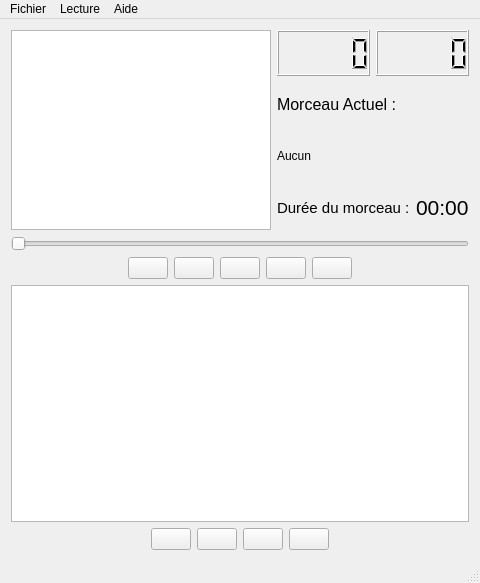
<?xml version="1.0" encoding="UTF-8"?>
<ui version="4.0">
 <class>Window</class>
 <widget class="QMainWindow" name="Window">
  <property name="geometry">
   <rect>
    <x>0</x>
    <y>0</y>
    <width>479</width>
    <height>583</height>
   </rect>
  </property>
  <property name="windowTitle">
   <string>Audio</string>
  </property>
  <property name="windowIcon">
   <iconset resource="Ressources.qrc">
    <normaloff>:/icons/icons/icon.ico</normaloff>:/icons/icons/icon.ico</iconset>
  </property>
  <widget class="QWidget" name="centralWidget">
   <layout class="QVBoxLayout" name="verticalLayout_2">
    <item>
     <layout class="QHBoxLayout" name="horizontalLayout_5">
      <item>
       <widget class="QGraphicsView" name="visualizer">
        <property name="minimumSize">
         <size>
          <width>260</width>
          <height>200</height>
         </size>
        </property>
        <property name="maximumSize">
         <size>
          <width>260</width>
          <height>200</height>
         </size>
        </property>
       </widget>
      </item>
      <item>
       <layout class="QVBoxLayout" name="verticalLayout">
        <item>
         <layout class="QHBoxLayout" name="horizontalLayout_3">
          <item>
           <widget class="QLCDNumber" name="lcd_min"/>
          </item>
          <item>
           <widget class="QLCDNumber" name="lcd_Sec"/>
          </item>
         </layout>
        </item>
        <item>
         <widget class="QLabel" name="txtTitleInfo">
          <property name="font">
           <font>
            <pointsize>12</pointsize>
           </font>
          </property>
          <property name="text">
           <string>Morceau Actuel :</string>
          </property>
         </widget>
        </item>
        <item>
         <widget class="QLabel" name="txt_Title">
          <property name="text">
           <string>Aucun</string>
          </property>
         </widget>
        </item>
        <item>
         <layout class="QHBoxLayout" name="horizontalLayout_4">
          <item>
           <widget class="QLabel" name="txt_DurationInfo">
            <property name="font">
             <font>
              <pointsize>11</pointsize>
             </font>
            </property>
            <property name="text">
             <string>Durée du morceau :</string>
            </property>
           </widget>
          </item>
          <item>
           <widget class="QLabel" name="txt_Time">
            <property name="font">
             <font>
              <pointsize>16</pointsize>
             </font>
            </property>
            <property name="text">
             <string>00:00</string>
            </property>
           </widget>
          </item>
         </layout>
        </item>
       </layout>
      </item>
     </layout>
    </item>
    <item>
     <widget class="QSlider" name="timeline">
      <property name="pageStep">
       <number>1</number>
      </property>
      <property name="orientation">
       <enum>Qt::Horizontal</enum>
      </property>
      <property name="tickPosition">
       <enum>QSlider::NoTicks</enum>
      </property>
     </widget>
    </item>
    <item>
     <layout class="QHBoxLayout" name="horizontalLayout_2">
      <item>
       <spacer name="horizontalSpacer_3">
        <property name="orientation">
         <enum>Qt::Horizontal</enum>
        </property>
        <property name="sizeHint" stdset="0">
         <size>
          <width>40</width>
          <height>20</height>
         </size>
        </property>
       </spacer>
      </item>
      <item>
       <widget class="QPushButton" name="btn_Stop">
        <property name="toolTip">
         <string>Arrêter la lecture</string>
        </property>
        <property name="text">
         <string/>
        </property>
        <property name="icon">
         <iconset resource="Ressources.qrc">
          <normaloff>:/icons/icons/stop.png</normaloff>:/icons/icons/stop.png</iconset>
        </property>
        <property name="iconSize">
         <size>
          <width>32</width>
          <height>32</height>
         </size>
        </property>
        <property name="flat">
         <bool>false</bool>
        </property>
       </widget>
      </item>
      <item>
       <widget class="QPushButton" name="btn_Previous">
        <property name="toolTip">
         <string>Fichier précédent</string>
        </property>
        <property name="text">
         <string/>
        </property>
        <property name="icon">
         <iconset resource="Ressources.qrc">
          <normaloff>:/icons/icons/previous.png</normaloff>:/icons/icons/previous.png</iconset>
        </property>
        <property name="iconSize">
         <size>
          <width>32</width>
          <height>32</height>
         </size>
        </property>
        <property name="flat">
         <bool>false</bool>
        </property>
       </widget>
      </item>
      <item>
       <widget class="QPushButton" name="btn_PlayPause">
        <property name="enabled">
         <bool>true</bool>
        </property>
        <property name="toolTip">
         <string>Jouer</string>
        </property>
        <property name="text">
         <string/>
        </property>
        <property name="icon">
         <iconset resource="Ressources.qrc">
          <normaloff>:/icons/icons/play.png</normaloff>:/icons/icons/play.png</iconset>
        </property>
        <property name="iconSize">
         <size>
          <width>32</width>
          <height>32</height>
         </size>
        </property>
        <property name="flat">
         <bool>false</bool>
        </property>
       </widget>
      </item>
      <item>
       <widget class="QPushButton" name="btn_Next">
        <property name="toolTip">
         <string>Fichier Suivant</string>
        </property>
        <property name="text">
         <string/>
        </property>
        <property name="icon">
         <iconset resource="Ressources.qrc">
          <normaloff>:/icons/icons/next.png</normaloff>:/icons/icons/next.png</iconset>
        </property>
        <property name="iconSize">
         <size>
          <width>32</width>
          <height>32</height>
         </size>
        </property>
        <property name="flat">
         <bool>false</bool>
        </property>
       </widget>
      </item>
      <item>
       <widget class="QPushButton" name="btn_Mode">
        <property name="toolTip">
         <string>Lecture séquentielle</string>
        </property>
        <property name="text">
         <string/>
        </property>
        <property name="icon">
         <iconset resource="Ressources.qrc">
          <normaloff>:/icons/icons/sequential.png</normaloff>:/icons/icons/sequential.png</iconset>
        </property>
        <property name="iconSize">
         <size>
          <width>32</width>
          <height>32</height>
         </size>
        </property>
        <property name="flat">
         <bool>false</bool>
        </property>
       </widget>
      </item>
      <item>
       <spacer name="horizontalSpacer_4">
        <property name="orientation">
         <enum>Qt::Horizontal</enum>
        </property>
        <property name="sizeHint" stdset="0">
         <size>
          <width>40</width>
          <height>20</height>
         </size>
        </property>
       </spacer>
      </item>
     </layout>
    </item>
    <item>
     <widget class="QListView" name="playList">
      <property name="minimumSize">
       <size>
        <width>0</width>
        <height>192</height>
       </size>
      </property>
     </widget>
    </item>
    <item>
     <layout class="QHBoxLayout" name="horizontalLayout">
      <item>
       <spacer name="horizontalSpacer">
        <property name="orientation">
         <enum>Qt::Horizontal</enum>
        </property>
        <property name="sizeHint" stdset="0">
         <size>
          <width>40</width>
          <height>20</height>
         </size>
        </property>
       </spacer>
      </item>
      <item>
       <widget class="QPushButton" name="btn_AddFile">
        <property name="toolTip">
         <string>Ajouter un fichier</string>
        </property>
        <property name="text">
         <string/>
        </property>
        <property name="icon">
         <iconset resource="Ressources.qrc">
          <normaloff>:/icons/icons/add.png</normaloff>:/icons/icons/add.png</iconset>
        </property>
        <property name="iconSize">
         <size>
          <width>32</width>
          <height>32</height>
         </size>
        </property>
        <property name="flat">
         <bool>false</bool>
        </property>
       </widget>
      </item>
      <item>
       <widget class="QPushButton" name="btn_PlayCurrent">
        <property name="toolTip">
         <string>Jouer le morceau sélectionné</string>
        </property>
        <property name="text">
         <string/>
        </property>
        <property name="icon">
         <iconset resource="Ressources.qrc">
          <normaloff>:/icons/icons/play.png</normaloff>:/icons/icons/play.png</iconset>
        </property>
        <property name="iconSize">
         <size>
          <width>32</width>
          <height>32</height>
         </size>
        </property>
        <property name="flat">
         <bool>false</bool>
        </property>
       </widget>
      </item>
      <item>
       <widget class="QPushButton" name="btn_RemoveFile">
        <property name="toolTip">
         <string>Retirer ce fichier</string>
        </property>
        <property name="text">
         <string/>
        </property>
        <property name="icon">
         <iconset resource="Ressources.qrc">
          <normaloff>:/icons/icons/remove.png</normaloff>:/icons/icons/remove.png</iconset>
        </property>
        <property name="iconSize">
         <size>
          <width>32</width>
          <height>32</height>
         </size>
        </property>
        <property name="flat">
         <bool>false</bool>
        </property>
       </widget>
      </item>
      <item>
       <widget class="QPushButton" name="btn_EmptyList">
        <property name="toolTip">
         <string>Vider la liste de lecture</string>
        </property>
        <property name="text">
         <string/>
        </property>
        <property name="icon">
         <iconset resource="Ressources.qrc">
          <normaloff>:/icons/icons/empty.png</normaloff>:/icons/icons/empty.png</iconset>
        </property>
        <property name="iconSize">
         <size>
          <width>32</width>
          <height>32</height>
         </size>
        </property>
        <property name="flat">
         <bool>false</bool>
        </property>
       </widget>
      </item>
      <item>
       <spacer name="horizontalSpacer_2">
        <property name="orientation">
         <enum>Qt::Horizontal</enum>
        </property>
        <property name="sizeHint" stdset="0">
         <size>
          <width>40</width>
          <height>20</height>
         </size>
        </property>
       </spacer>
      </item>
     </layout>
    </item>
   </layout>
  </widget>
  <widget class="QMenuBar" name="menuBar">
   <property name="geometry">
    <rect>
     <x>0</x>
     <y>0</y>
     <width>479</width>
     <height>21</height>
    </rect>
   </property>
   <widget class="QMenu" name="menuFichier">
    <property name="title">
     <string>Fichier</string>
    </property>
    <addaction name="act_AddFile"/>
   </widget>
   <widget class="QMenu" name="menuLecture">
    <property name="title">
     <string>Lecture</string>
    </property>
    <widget class="QMenu" name="menuMode_de_lecture">
     <property name="title">
      <string>Mode de lecture</string>
     </property>
     <addaction name="act_Random"/>
     <addaction name="act_Sequence"/>
     <addaction name="act_RepeatAll"/>
     <addaction name="act_Loop"/>
    </widget>
    <addaction name="act_PlayPause"/>
    <addaction name="act_Previous"/>
    <addaction name="act_Next"/>
    <addaction name="act_Stop"/>
    <addaction name="menuMode_de_lecture"/>
   </widget>
   <widget class="QMenu" name="menuAide">
    <property name="title">
     <string>Aide</string>
    </property>
    <addaction name="act_About"/>
    <addaction name="act_QAbout"/>
   </widget>
   <addaction name="menuFichier"/>
   <addaction name="menuLecture"/>
   <addaction name="menuAide"/>
  </widget>
  <widget class="QStatusBar" name="statusBar"/>
  <action name="act_About">
   <property name="text">
    <string>A propos de Audio ...</string>
   </property>
  </action>
  <action name="act_AddFile">
   <property name="text">
    <string>Ouvrir un fichier</string>
   </property>
  </action>
  <action name="act_PlayPause">
   <property name="text">
    <string>Jouer</string>
   </property>
   <property name="toolTip">
    <string>Lancer la lecture</string>
   </property>
  </action>
  <action name="act_Previous">
   <property name="text">
    <string>Précédent</string>
   </property>
  </action>
  <action name="act_Next">
   <property name="text">
    <string>Suivant</string>
   </property>
  </action>
  <action name="act_Stop">
   <property name="text">
    <string>Arrêter</string>
   </property>
  </action>
  <action name="act_Random">
   <property name="text">
    <string>Aléatoire</string>
   </property>
  </action>
  <action name="act_Sequence">
   <property name="text">
    <string>Séquence</string>
   </property>
  </action>
  <action name="act_RepeatAll">
   <property name="text">
    <string>Répéter Tout</string>
   </property>
  </action>
  <action name="act_QAbout">
   <property name="text">
    <string>A propos de Qt ...</string>
   </property>
  </action>
  <action name="act_Loop">
   <property name="text">
    <string>Lire en boucle</string>
   </property>
  </action>
 </widget>
 <layoutdefault spacing="6" margin="11"/>
 <resources>
  <include location="Ressources.qrc"/>
 </resources>
 <connections/>
</ui>
